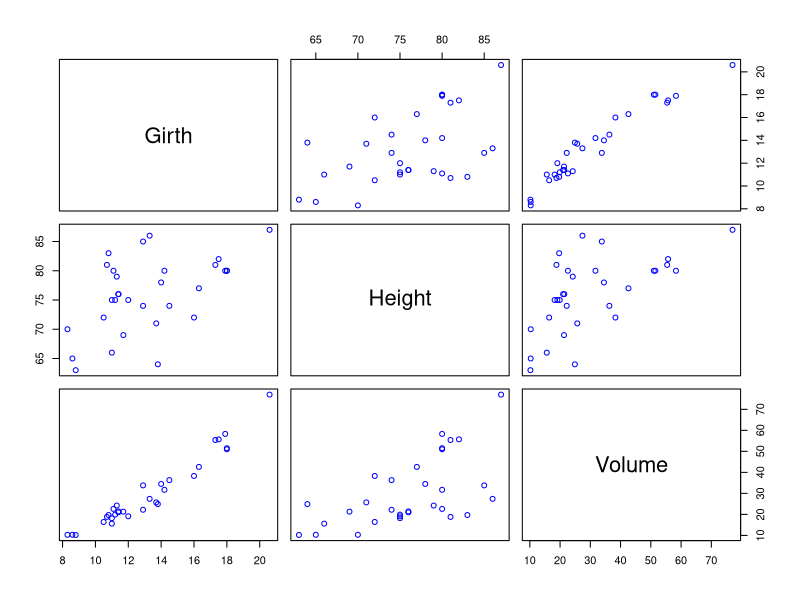

Recreate this plot in R. (Note: this script raises an error after producing the figure.)
#-------------------------------------- example analysis ------------------------------------------#
library(tidyverse)
# plot original data to find out if they have obviously relationship
plot(trees, col = 'blue')
# dataMean <- c(mean(trees[,1]), mean(trees[,2]), mean(trees[,3]))

# run our bootstrap
# input data set is the trees, run for 1000 times, reponse variable is Height 
set.seed(2345)
testResult <- lmBoot(trees, 1000, response = "Height")
# plot the result 
boxplot(testResult[2:1000, 1], col = "darkgreen")
boxplot(testResult[2:1000, 2:3], col = "darkgreen")

hist(testResult[,1], col = "slateblue4", main = 'intercept distribution')
hist(testResult[,2], col = "slateblue4", main = 'Grith slope distribution')
hist(testResult[,3], col = "slateblue4", main = 'Volume slope distribution')

# coef number for input data
inputCoef <- testResult[1, ]

# mean coef number for resampled data
testMean <- c(mean(testResult[2:1000,1]), mean(testResult[2:1000,2]), mean(testResult[2:1000,3]))

# confidence interval by our bootstrap 
rbind(quantile(testResult[2:1000,1], probs = c(0.025, 0.975)),
      quantile(testResult[2:1000,2], probs = c(0.025, 0.975)),
      quantile(testResult[2:1000,3], probs = c(0.025, 0.975)))

# write.csv(trees, "trees.csv")

 